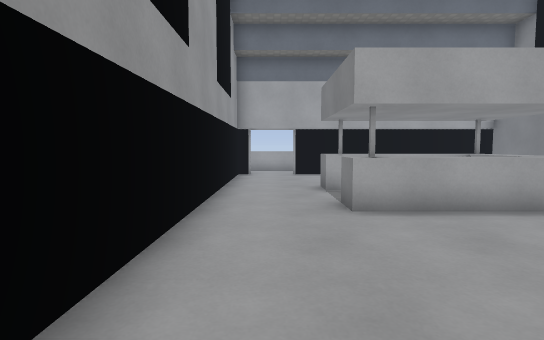
view 1 (above)

17 first-person views from a walk through a 3-D level made in the Godot game engine. The camera is 1.2 m above the floor, tilts 4° down and sees 80° across. The floor is counted in squares, 1 m on a side. Each view is taken from the middle of a square. On the plan, view 1 faces up. The plan holds only what a view shows up to about 14 squares ahead; the rest is blank. The place goes on beyond the plan. Surface patterns are stand-ins for the level's own textures.

view 2
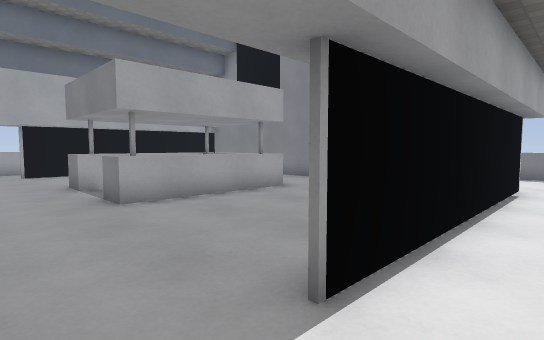

view 3
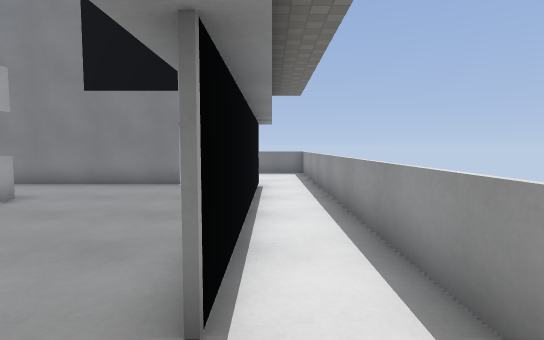

view 4
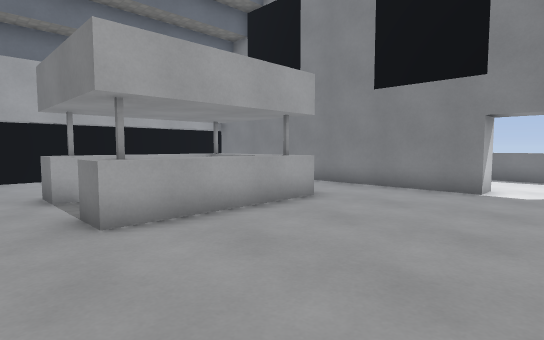

view 5
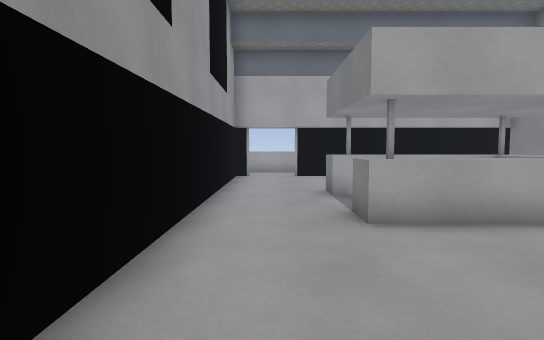

view 6
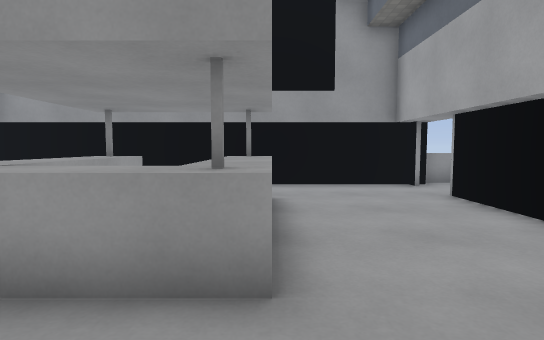

view 7
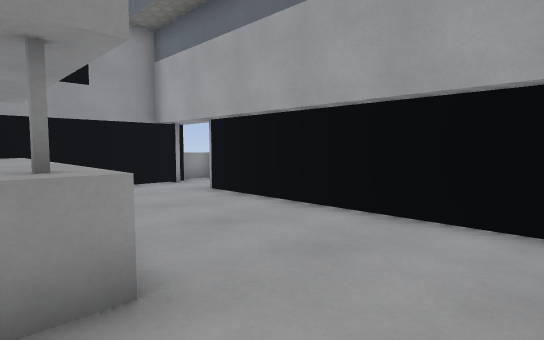

view 8
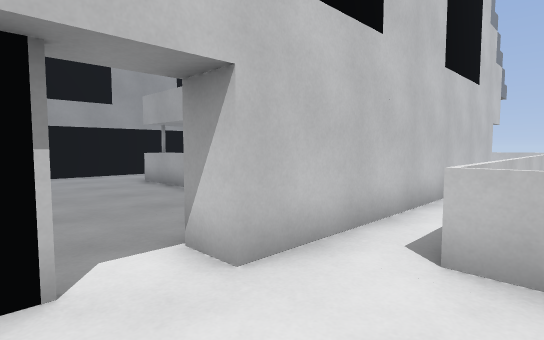

view 9
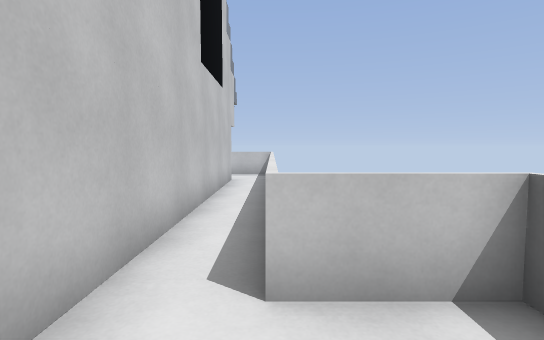

view 10
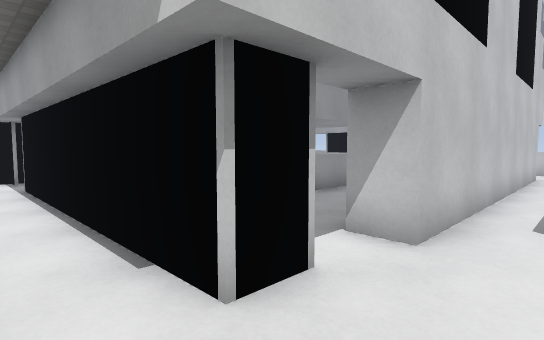

view 11
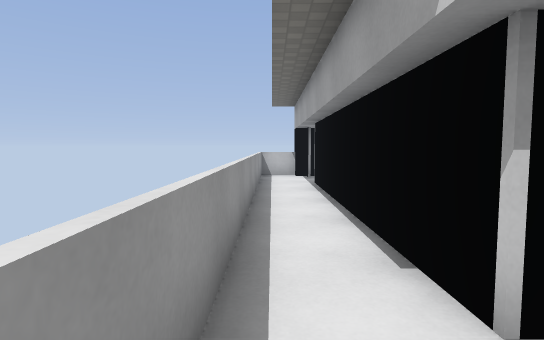

view 12
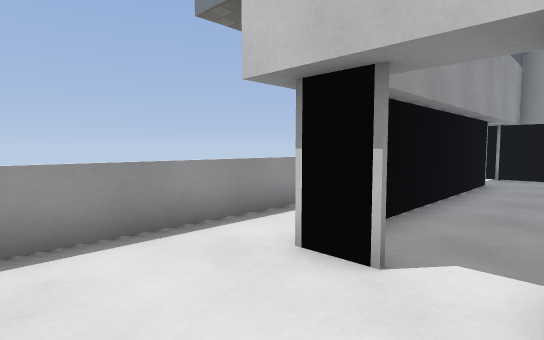

view 13
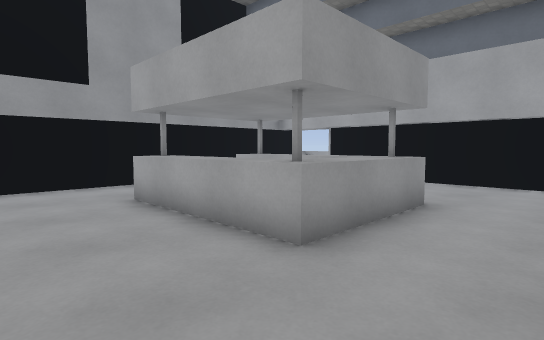

view 14
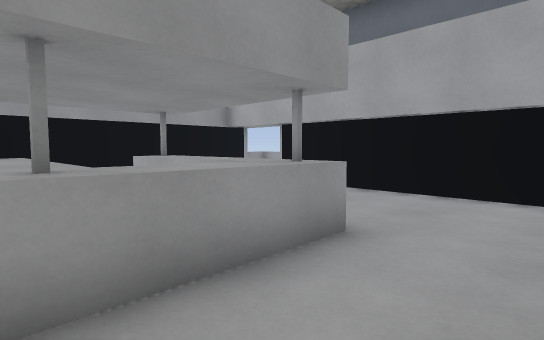

view 15
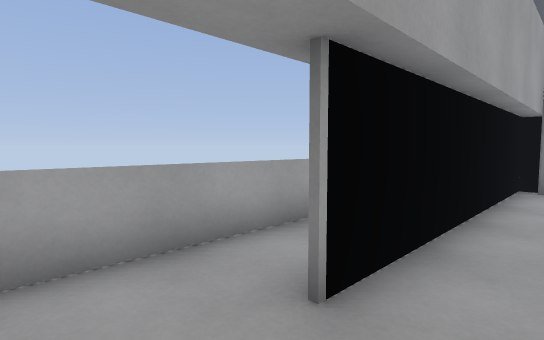

view 16
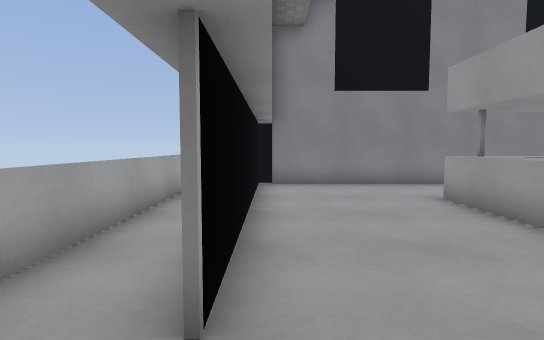

view 17
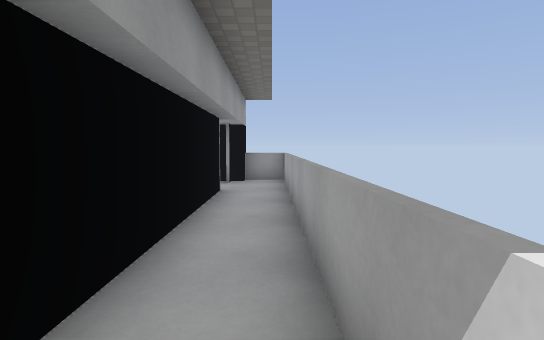

### Floor plan
Key: @ floor where view 1 was taken; # wall or solid block; . floor; / step, stairs or slope; = window, fence, low wall or low ledge.
Columns run from 2 left of view 1 to 14 right of it. Each row starts with its distance up from view 1.
 17 #=============
 16 =.............
 15 ##.##########.
 14 #...........#.
 13 #...........#.
 12 #...........#.=
 11 #...........#.=
 10 #.../////...#.=
  9 #.../    ...#.=
  8 #.../    ...#.=
  7 #...#### ...#.=
  6 #...====/...#.=
  5 #...........#.==#
  4 #...........#...=
  3 #...........#...=
  2 #...............=
  1 ##.##########...=
  0 #.@.............=
 -1 =...............
 -2   ==============

Positions as (right, up) in squares from view 1, and headings:
1: (0, 0), facing up
2: (-1, -1), facing up-right
3: (-1, 0), facing right
4: (0, 1), facing up-right
5: (0, 1), facing up
6: (9, 10), facing left
7: (9, 9), facing up-left
8: (13, 1), facing up-left
9: (12, 2), facing up
10: (12, -1), facing up-left
11: (12, -1), facing left
12: (13, 3), facing down-left
13: (9, 3), facing up-left
14: (9, 6), facing up-left
15: (-1, 13), facing up-right
16: (-1, 14), facing right
17: (10, 16), facing left
